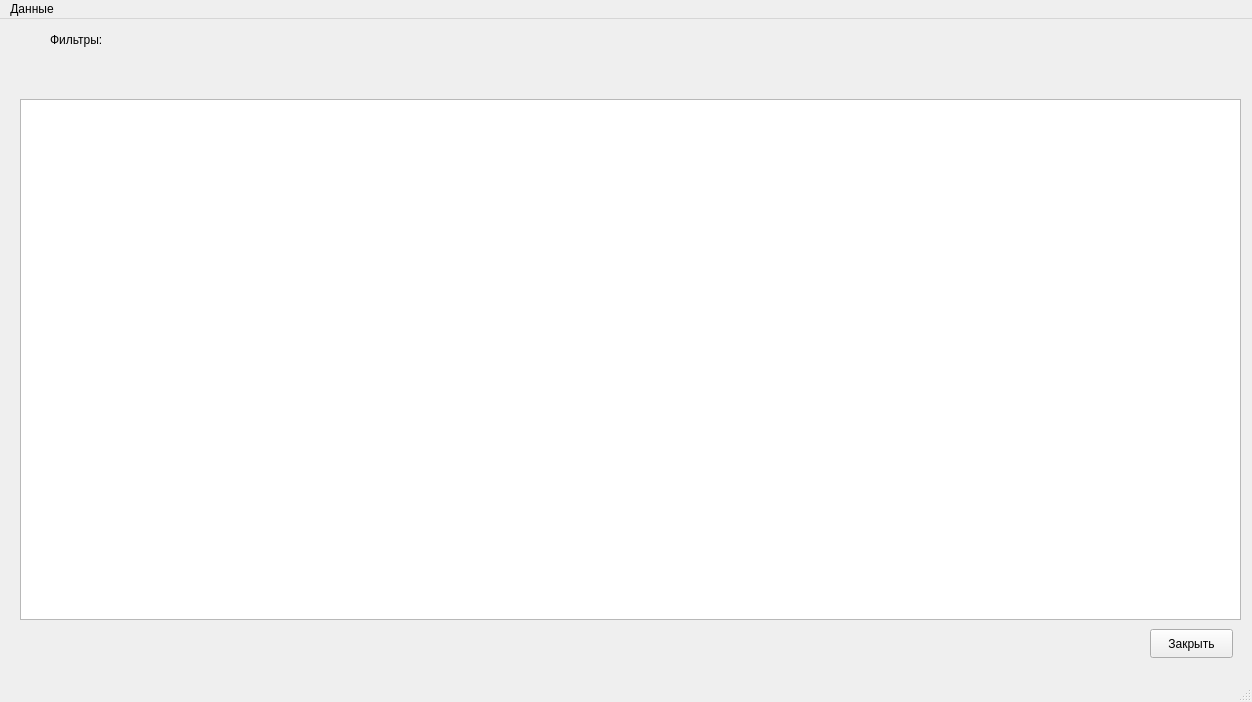
<?xml version="1.0" encoding="UTF-8"?>
<ui version="4.0">
 <class>MainWindow</class>
 <widget class="QMainWindow" name="MainWindow">
  <property name="geometry">
   <rect>
    <x>0</x>
    <y>0</y>
    <width>1252</width>
    <height>702</height>
   </rect>
  </property>
  <property name="windowTitle">
   <string>MainWindow</string>
  </property>
  <property name="autoFillBackground">
   <bool>false</bool>
  </property>
  <widget class="QWidget" name="centralwidget">
   <widget class="QTableView" name="tableView">
    <property name="geometry">
     <rect>
      <x>20</x>
      <y>80</y>
      <width>1221</width>
      <height>521</height>
     </rect>
    </property>
    <property name="autoFillBackground">
     <bool>false</bool>
    </property>
    <property name="sizeAdjustPolicy">
     <enum>QAbstractScrollArea::SizeAdjustPolicy::AdjustIgnored</enum>
    </property>
    <property name="sortingEnabled">
     <bool>false</bool>
    </property>
    <property name="wordWrap">
     <bool>false</bool>
    </property>
    <attribute name="horizontalHeaderCascadingSectionResizes">
     <bool>false</bool>
    </attribute>
    <attribute name="horizontalHeaderStretchLastSection">
     <bool>false</bool>
    </attribute>
    <attribute name="verticalHeaderCascadingSectionResizes">
     <bool>false</bool>
    </attribute>
   </widget>
   <widget class="QWidget" name="horizontalLayoutWidget">
    <property name="geometry">
     <rect>
      <x>50</x>
      <y>40</y>
      <width>1191</width>
      <height>31</height>
     </rect>
    </property>
    <layout class="QHBoxLayout" name="horizontalLayout"/>
   </widget>
   <widget class="QLabel" name="label">
    <property name="geometry">
     <rect>
      <x>50</x>
      <y>10</y>
      <width>81</width>
      <height>21</height>
     </rect>
    </property>
    <property name="text">
     <string>Фильтры:</string>
    </property>
   </widget>
   <widget class="QPushButton" name="pushButton">
    <property name="geometry">
     <rect>
      <x>1150</x>
      <y>610</y>
      <width>83</width>
      <height>29</height>
     </rect>
    </property>
    <property name="text">
     <string>Закрыть</string>
    </property>
   </widget>
  </widget>
  <widget class="QMenuBar" name="menubar">
   <property name="geometry">
    <rect>
     <x>0</x>
     <y>0</y>
     <width>1252</width>
     <height>25</height>
    </rect>
   </property>
   <widget class="QMenu" name="menu">
    <property name="title">
     <string>Данные</string>
    </property>
    <addaction name="action"/>
   </widget>
   <addaction name="menu"/>
  </widget>
  <widget class="QStatusBar" name="statusbar"/>
  <action name="action">
   <property name="text">
    <string>Открыть</string>
   </property>
  </action>
 </widget>
 <resources/>
 <connections/>
</ui>
